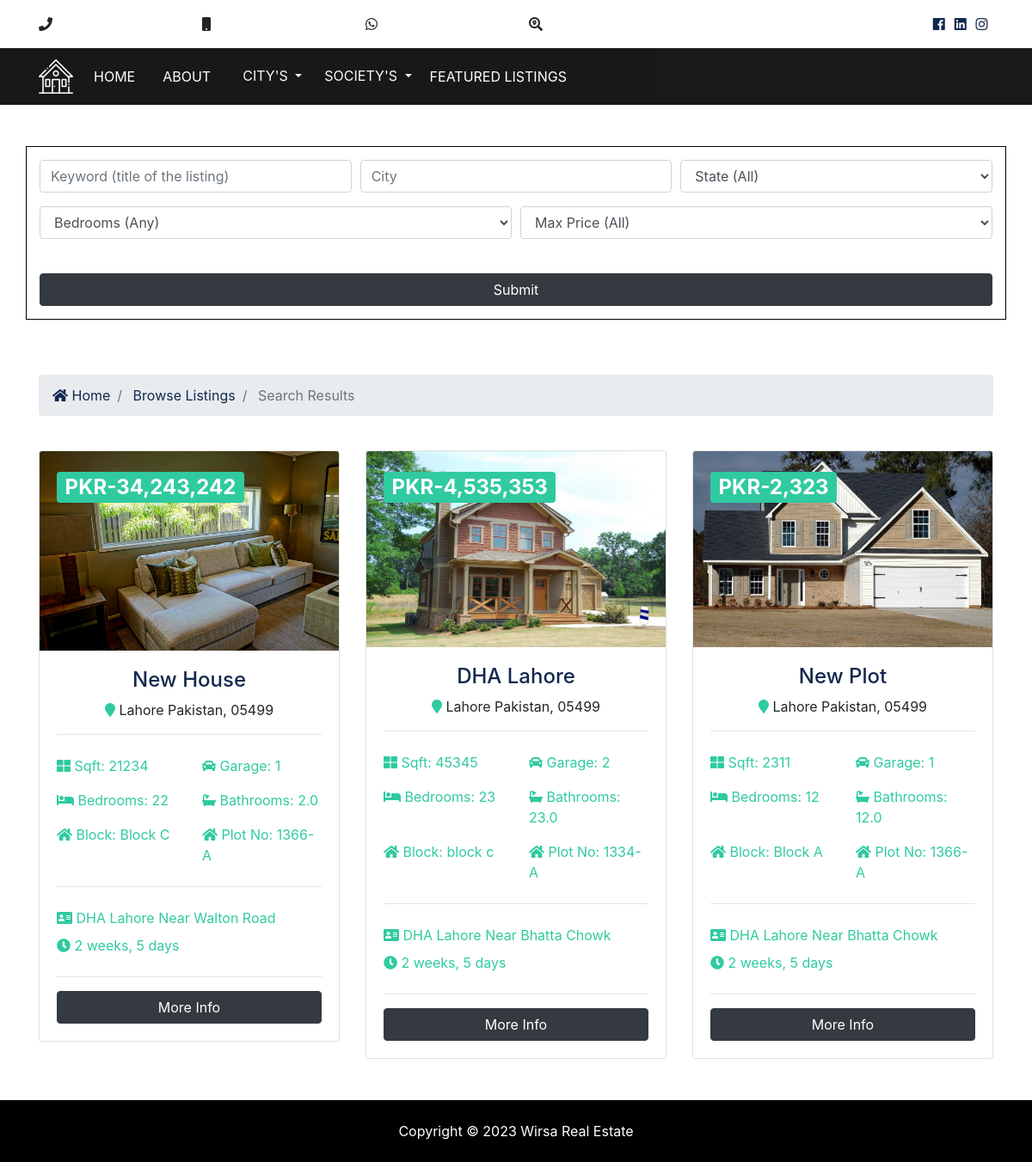
The page /listings/search on the database its author committed.
### listings/models.py (models this page shows, shortened)
class Listing(models.Model):
    socity_phase_sector = models.ForeignKey(Socity_phase_Sector, on_delete=models.CASCADE, default=None)
    title = models.CharField(max_length=200)
    address = models.CharField(max_length=200, null=True)
    block = models.CharField(max_length=200, null=True)
    plot_no = models.CharField(max_length=200, null=True)
    description = RichTextField(blank=True, null=True)
    video_url = models.CharField(max_length=1000, null=True)
    price = models.IntegerField(null=True)
    bedrooms = models.IntegerField(null=True)
    bathrooms = models.DecimalField(max_digits=4, decimal_places=1, null=True)
    garage = models.IntegerField(default=0)
    square_foot = models.IntegerField(null=True)
    plot_size = models.DecimalField(max_digits=5, decimal_places=1, null=True)
    photo_main = models.ImageField(upload_to='photos/%Y/%m/%d/', blank=True)
    photo_1 = models.ImageField(upload_to='photos/%Y/%m/%d/', blank=True)
    photo_2 = models.ImageField(upload_to='photos/%Y/%m/%d/', blank=True)
    photo_3 = models.ImageField(upload_to='photos/%Y/%m/%d/', blank=True)
    photo_4 = models.ImageField(upload_to='photos/%Y/%m/%d/', blank=True)
    photo_5 = models.ImageField(upload_to='photos/%Y/%m/%d/', blank=True)
    photo_6 = models.ImageField(upload_to='photos/%Y/%m/%d/', blank=True)
    is_published = models.BooleanField(default=True)
    list_date = models.DateTimeField(default=datetime.now, blank=True)
    created_at = models.DateTimeField(auto_now_add=True, blank=True)
    updated_at = models.DateTimeField(auto_now=True, blank=True)
    class Meta:
        verbose_name = "16. Plot Listing"

class Socity_phase_Sector(models.Model):
    society = models.ForeignKey(Society, on_delete=models.CASCADE, default=None)
    society_phase = models.ForeignKey(Socity_phase, on_delete=models.CASCADE)
    society_sector = models.ForeignKey(Socity_Sector, on_delete=models.CASCADE)
    is_published = models.BooleanField(default=True)
    list_date = models.DateTimeField(default=datetime.now, blank=True)
    created_at = models.DateTimeField(auto_now_add=True, blank=True)
    updated_at = models.DateTimeField(auto_now=True, blank=True)
    class Meta:
        verbose_name = "15. Society Phase and Sector"
        unique_together = ('society', 'society_phase','society_sector')

class Society(models.Model):
    city = models.ForeignKey(city, on_delete=models.CASCADE)
    title = models.CharField(max_length=200)
    address = models.CharField(max_length=200)
    state = models.CharField(max_length=100)
    zipcode = models.CharField(max_length=20)
    photo_main = models.ImageField(upload_to='photos/%Y/%m/%d/')
    description = RichTextField(blank=True, null=True)
    is_published = models.BooleanField(default=True)
    list_date = models.DateTimeField(default=datetime.now, blank=True)
    created_at= models.DateTimeField(auto_now_add=True, blank=True)
    updated_at= models.DateTimeField(auto_now=True, blank=True)
    class Meta:
        verbose_name = "02. Society Name"

class city(models.Model):
    title = models.CharField(max_length=200, unique=True)
    photo_main = models.ImageField(upload_to='photos/%Y/%m/%d/')
    is_published = models.BooleanField(default=True)
    list_date = models.DateTimeField(default=datetime.now, blank=True)
    created_at = models.DateTimeField(auto_now_add=True, blank=True)
    updated_at = models.DateTimeField(auto_now=True, blank=True)
    def __str__(self):
        return self.title
    class Meta:
        verbose_name = "01. Society City"

### listings/views.py (the view)
# urls.py: path('search', views.search, name='search'),
def search(request):
  queryset_list = Listing.objects.order_by('-list_date').filter(is_published=True)
  city_data = city.objects.order_by('-list_date').filter(is_published=True)
  society_dropdown = Society.objects.order_by('-list_date').filter(is_published=True)
  if 'keywords' in request.GET:
    keywords = request.GET['keywords']
    if keywords:
      queryset_list = queryset_list.filter(title__icontains=keywords)
  if 'city' in request.GET:
    city1 = request.GET.get('city')
    if city1:
      queryset_list = queryset_list.filter(socity_phase_sector__society__city__title__contains=city1)
  if 'state' in request.GET:
    state = request.GET['state']
    if state:
      queryset_list = queryset_list.filter(socity_phase_sector__society__state__contains=state)
  if 'bedrooms' in request.GET:
    bedrooms = request.GET['bedrooms']
    if bedrooms:
      queryset_list = queryset_list.filter(bedrooms__lte=bedrooms)
  if 'price' in request.GET:
    price = request.GET['price']
    if price:
      queryset_list = queryset_list.filter(price__lte=price)
  context = {
    'city_dropdown': city_data,
    'society_dropdowns': society_dropdown,
    'state_choices': state_choices,
    'bedroom_choices': bedroom_choices,
    'price_choices': price_choices,
    'listings': queryset_list,
    'values': request.GET
  }
  return render(request, 'listings/search.html', context)

### templates/listings/search.html (shortened to what this page needs)
{% extends 'base.html' %}
{% load humanize %}
{% load static %}
{% block content %}
<section id="showcase-inner" class="showcase-search text-dark py-5">
    <div class="container" style="border: 1px solid black; padding-bottom: 15px; padding-top: 15px;">
      <div class="row text-center">
        <div class="col-md-12">
          <form action="{% url 'search' %}">
            <div class="form-row">
              <div class="col-md-4 mb-3">
                <input type="text" name="keywords" class="form-control" placeholder="Keyword (title of the listing)" value="{{ values.keywords }}">
              </div>
              <div class="col-md-4 mb-3">
                <input type="text" name="city" class="form-control" placeholder="City" value="{{ values.city }}">
              </div>
              <div class="col-md-4 mb-3">
                <select name="state" class="form-control">
                  <option selected="true" disabled="disabled">State (All)</option>
                </select>
              </div>
            </div>
            <div class="form-row">
              <div class="col-md-6 mb-3">
                <select name="bedrooms" class="form-control">
                  <option selected="true" disabled="disabled">Bedrooms (Any)</option>
                </select>
              </div>
              <div class="col-md-6 mb-3">
                <select name="price" class="form-control">
                  <option selected="true" disabled="disabled">Max Price (All)</option>
                </select>
              </div>
            </div>
            <button class="btn btn-dark btn-block mt-4" type="submit">Submit</button>
          </form>
        </div>
      </div>
    </div>
  </section>
  <section id="bc" class="mt-3">
    <div class="container">
      <nav aria-label="breadcrumb">
        <ol class="breadcrumb">
          <li class="breadcrumb-item">
            <a href="{% url 'index' %}">
              <i class="fas fa-home"></i> Home</a>
          </li>
          <li class="breadcrumb-item">
            <a href="{% url 'listings' %}">Browse Listings</a>
          </li>
          <li class="breadcrumb-item active"> Search Results</li>
        </ol>
      </nav>
    </div>
  </section>
  <section id="listings" class="py-4">
    <div class="container">
      <div class="row">
        {% if listings %}
          {% for listing in listings %}
          <div class="col-md-6 col-lg-4 mb-4">
              <div class="card listing-preview">
                <img class="card-img-top" src="{{ listing.photo_main.url }}" alt="">
                <div class="card-img-overlay">
                  <h2>
                    <span class="badge badge-secondary text-white">PKR-{{ listing.price | intcomma }}</span>
                  </h2>
                </div>
                <div class="card-body">
                  <div class="listing-heading text-center">
                    <h4 class="text-primary">{{ listing.title }}</h4>
                    <p>
                      <i class="fas fa-map-marker text-secondary"></i> {{ listing.socity_phase_sector.society.city }} {{ listing.socity_phase_sector.society.state }}, {{ listing.socity_phase_sector.society.zipcode }}</p>
                  </div>
                  <hr>
                  <div class="row py-2 text-secondary">
                    <div class="col-6">
                      <i class="fas fa-th-large"></i> Sqft: {{ listing.square_foot }}</div>
                    <div class="col-6">
                      <i class="fas fa-car"></i> Garage: {{ listing.garage }}</div>
                  </div>
                  <div class="row py-2 text-secondary">
                    <div class="col-6">
                      <i class="fas fa-bed"></i> Bedrooms: {{ listing.bedrooms }}</div>
                    <div class="col-6">
                      <i class="fas fa-bath"></i> Bathrooms: {{ listing.bathrooms }}</div>
                  </div>
                                                          <div class="row py-2 text-secondary">
                    <div class="col-6">
                      <i class="fas fa-home"></i> Block: {{ listing.block }}</div>
                    <div class="col-6">
                      <i class="fas fa-home"></i> Plot No: {{ listing.plot_no }}</div>
                  </div>
                  <hr>
                                                          <div class="row py-2 text-secondary">
                    <div class="col-12">
                      <i class="fas fa-address-card"></i> {{ listing.address }}</div>
                  </div>
                  <div class="row text-secondary pb-2">
                    <div class="col-12">
                      <i class="fas fa-clock"></i> {{ listing.list_date | timesince }}</div>
                  </div>
                  <hr>
                  <a href="{% url 'listing' listing.id %}" class="btn btn-dark btn-block">More Info</a>
                </div>
              </div>
            </div>
          {% endfor %}
        {% else %}
          <div class="col-md-12">
            <p>No Listings Available</p>
          </div>
        {% endif %}
      </div>
    </div>
  </section>
  {% endblock %}

### realestate/static/css/all.css (style rules this page uses)
.fa, .fas, .far, .fal, .fab { -moz-osx-font-smoothing: grayscale; -webkit-font-smoothing: antialiased; display: inline-block; font-style: normal; font-variant: normal; text-rendering: auto; line-height: 1; }
.fa-address-card:before { content: "\f2bb"; }
.fa-bath:before { content: "\f2cd"; }
.fa-bed:before { content: "\f236"; }
.fa-car:before { content: "\f1b9"; }
.fa-clock:before { content: "\f017"; }
.fa-home:before { content: "\f015"; }
.fa-map-marker:before { content: "\f041"; }
.fa-th-large:before { content: "\f009"; }
.fa, .fas { font-family: 'Font Awesome 5 Free'; font-weight: 900; }

### realestate/static/css/style.css (style rules this page uses)
img { width: 100%; }
#showcase-inner { background: url(../img/building.jpg) no-repeat top center fixed/cover; position: relative; overflow: hidden; min-height: 200px; }
#showcase-inner::before { content: ''; position: absolute; top: 0; left: 0; min-height: 100%; width: 100%; }
#showcase-inner.showcase-search { min-height: 270px; }
.listing-preview a { position: relative; }

### rows shown on the page
Listing: photo_main (picture), price "34,243,242", title "New House", socity_phase_sector.society.city "Lahore", socity_phase_sector.society.state "Pakistan", socity_phase_sector.society.zipcode "05499", square_foot "21234", garage "1", bedrooms "22", bathrooms "2.0", block "Block C", plot_no "1366-A", address "DHA Lahore Near Walton Road", list_date "2 weeks, 5 days"
Listing: photo_main (picture), price "4,535,353", title "DHA Lahore", socity_phase_sector.society.city "Lahore", socity_phase_sector.society.state "Pakistan", socity_phase_sector.society.zipcode "05499", square_foot "45345", garage "2", bedrooms "23", bathrooms "23.0", block "block c", plot_no "1334-A", address "DHA Lahore Near Bhatta Chowk", list_date "2 weeks, 5 days"
Listing: photo_main (picture), price "2,323", title "New Plot", socity_phase_sector.society.city "Lahore", socity_phase_sector.society.state "Pakistan", socity_phase_sector.society.zipcode "05499", square_foot "2311", garage "1", bedrooms "12", bathrooms "12.0", block "Block A", plot_no "1366-A", address "DHA Lahore Near Bhatta Chowk", list_date "2 weeks, 5 days"
